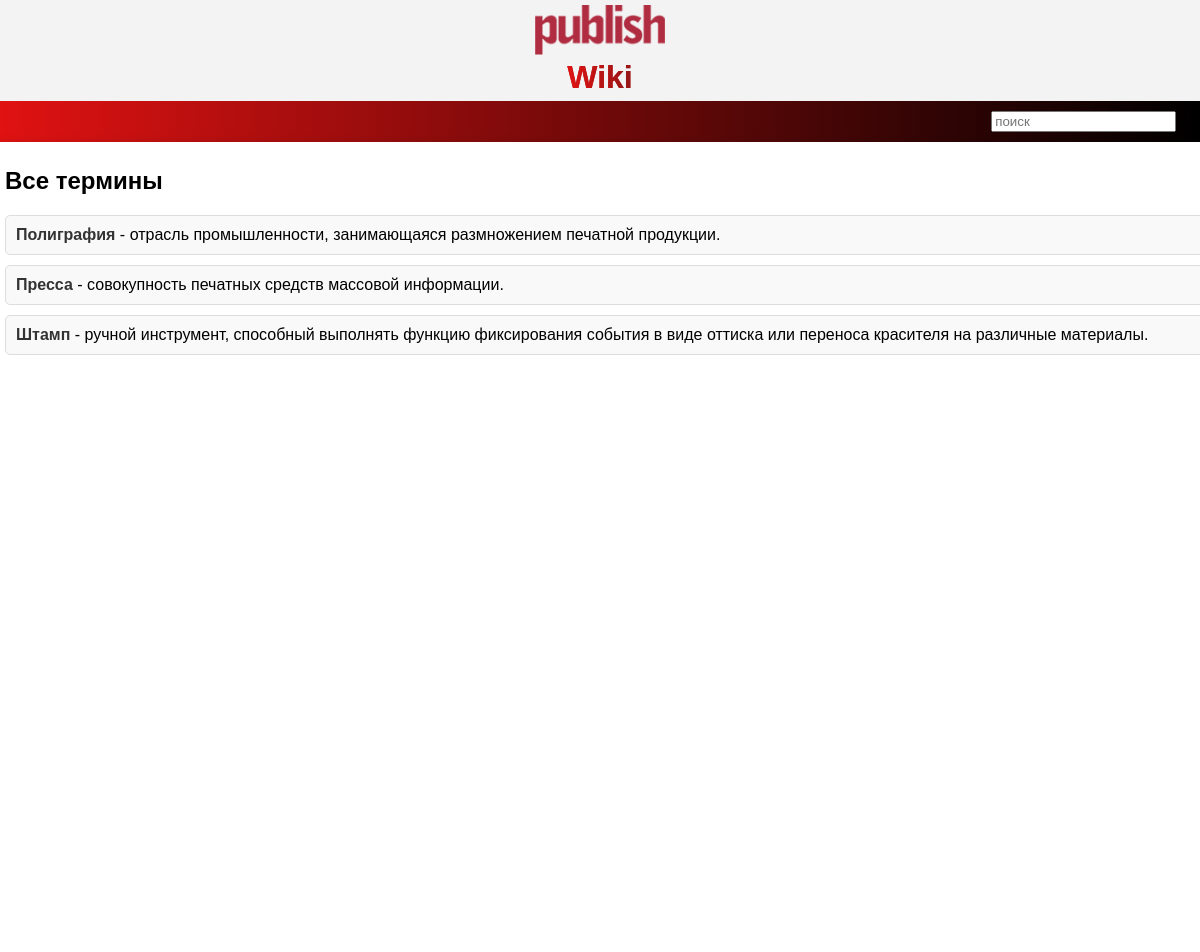
The app's page /terms/ with its own data.
### publish_app/models.py (models this page shows, shortened)
class Term(models.Model):
    name = models.CharField(max_length=255, unique=True)
    description = models.TextField()

### publish_app/views.py (the view)
# urls.py: path('terms/',terms_list,name='terms'),
def terms_list(request):
    terms = Term.objects.all()
    return render(request, 'terms.html', {'terms': terms})

### templates/terms.html (shortened to what this page needs)
{% extends 'index.html' %}
{% block content %}
<h2>Все термины</h2>
<ul class="terms-list">
    {% for term in terms %}
    <li>
        <strong>{{ term.name }}</strong> - {{ term.description }}
    </li>
    {% endfor %}
</ul>
{% endblock %}

### templates/terms.html (style rules this page uses)
.terms-list { list-style-type: none; padding: 0; margin: 20px 0; }
.terms-list li { margin-bottom: 10px; padding: 10px; background-color: #f9f9f9; border: 1px solid #ddd; border-radius: 5px; }
.terms-list li strong { color: #333; }

### records on screen
Term: name "Полиграфия", description "отрасль промышленности, занимающаяся размножением печатной продукции."
Term: name "Пресса", description "совокупность печатных средств массовой информации."
Term: name "Штамп", description "ручной инструмент, способный выполнять функцию фиксирования события в виде оттиска или переноса красителя на различные материалы."
